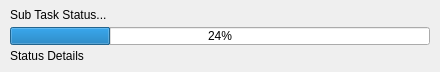
<?xml version="1.0" encoding="UTF-8"?>
<ui version="4.0">
 <class>SubTaskProgressBar</class>
 <widget class="QWidget" name="SubTaskProgressBar">
  <property name="geometry">
   <rect>
    <x>0</x>
    <y>0</y>
    <width>440</width>
    <height>72</height>
   </rect>
  </property>
  <property name="sizePolicy">
   <sizepolicy hsizetype="Expanding" vsizetype="Fixed">
    <horstretch>0</horstretch>
    <verstretch>0</verstretch>
   </sizepolicy>
  </property>
  <property name="windowTitle">
   <string>Form</string>
  </property>
  <layout class="QVBoxLayout" name="verticalLayout" stretch="0,0,0">
   <property name="spacing">
    <number>4</number>
   </property>
   <property name="leftMargin">
    <number>10</number>
   </property>
   <property name="topMargin">
    <number>8</number>
   </property>
   <property name="rightMargin">
    <number>10</number>
   </property>
   <property name="bottomMargin">
    <number>8</number>
   </property>
   <item>
    <widget class="QLabel" name="statusLabel">
     <property name="sizePolicy">
      <sizepolicy hsizetype="Expanding" vsizetype="Preferred">
       <horstretch>1</horstretch>
       <verstretch>0</verstretch>
      </sizepolicy>
     </property>
     <property name="text">
      <string>Sub Task Status...</string>
     </property>
     <property name="textFormat">
      <enum>Qt::PlainText</enum>
     </property>
     <property name="wordWrap">
      <bool>false</bool>
     </property>
     <property name="textInteractionFlags">
      <set>Qt::TextSelectableByMouse</set>
     </property>
    </widget>
   </item>
   <item>
    <widget class="QProgressBar" name="progressBar">
     <property name="minimumSize">
      <size>
       <width>0</width>
       <height>18</height>
      </size>
     </property>
     <property name="maximumSize">
      <size>
       <width>16777215</width>
       <height>18</height>
      </size>
     </property>
     <property name="value">
      <number>24</number>
     </property>
     <property name="alignment">
      <set>Qt::AlignCenter</set>
     </property>
     <property name="textVisible">
      <bool>true</bool>
     </property>
    </widget>
   </item>
   <item>
    <widget class="QLabel" name="statusDetailsLabel">
     <property name="sizePolicy">
      <sizepolicy hsizetype="Expanding" vsizetype="Preferred">
       <horstretch>1</horstretch>
       <verstretch>0</verstretch>
      </sizepolicy>
     </property>
     <property name="text">
      <string>Status Details</string>
     </property>
     <property name="textFormat">
      <enum>Qt::PlainText</enum>
     </property>
     <property name="alignment">
      <set>Qt::AlignLeading|Qt::AlignLeft|Qt::AlignVCenter</set>
     </property>
     <property name="wordWrap">
      <bool>false</bool>
     </property>
     <property name="textInteractionFlags">
      <set>Qt::TextSelectableByMouse</set>
     </property>
    </widget>
   </item>
  </layout>
 </widget>
 <resources/>
 <connections/>
</ui>
